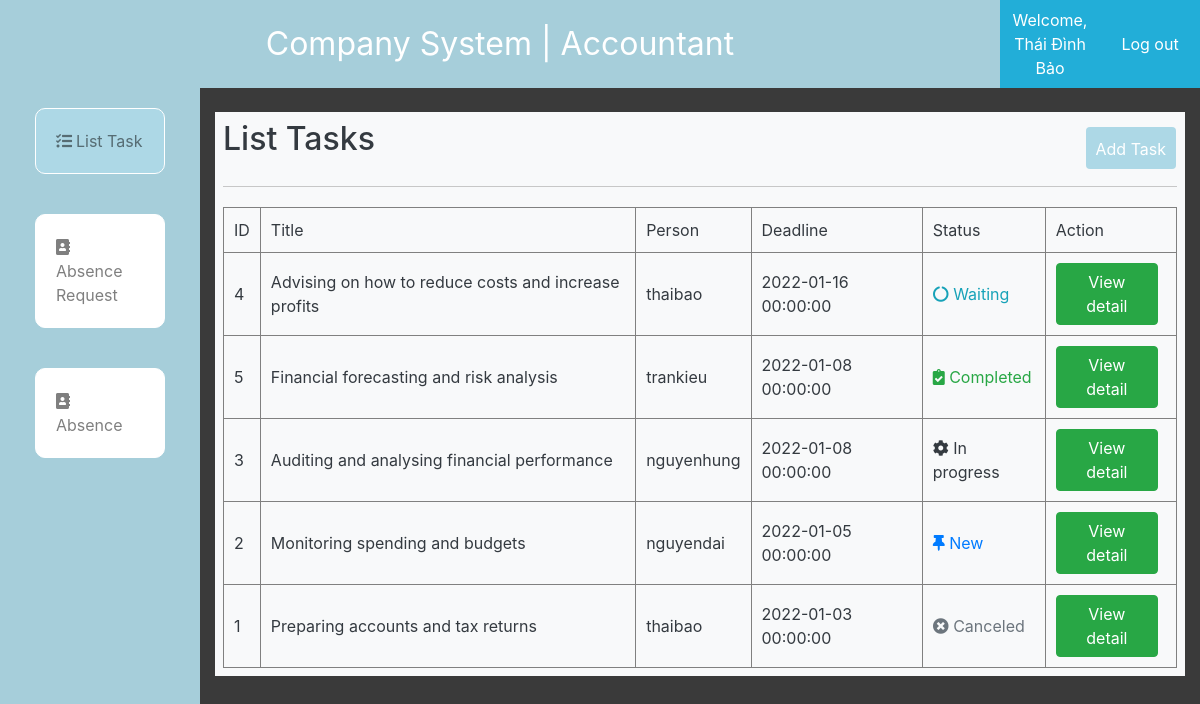
Page /manager/index.php (signed in) on the committed database.
### tables this page shows
CREATE TABLE `employee` (
  `id` int(11) NOT NULL,
  `username` varchar(255) NOT NULL,
  `password` varchar(255) NOT NULL,
  `firstname` varchar(255) NOT NULL,
  `lastname` varchar(255) NOT NULL,
  `role` varchar(255) NOT NULL DEFAULT 'employee',
  `department` varchar(255) DEFAULT NULL,
  `activated` bit(1) DEFAULT b'0',
  `avatar` varchar(255) NOT NULL DEFAULT 'images/user.png',
  `pass_md5` varchar(255) NOT NULL
);

CREATE TABLE `task` (
  `id` int(11) NOT NULL,
  `title` varchar(100) NOT NULL,
  `description` varchar(255) NOT NULL,
  `person` varchar(255) NOT NULL,
  `deadline` datetime NOT NULL,
  `file` varchar(255) NOT NULL,
  `status` varchar(255) NOT NULL DEFAULT 'New'
);

### manager/index.php (the view, shortened to what this page needs)
<?php
	require_once('../admin/db.php');
	$department = get_department_byuser($_SESSION['user'])['department'];
?>
<!DOCTYPE html>
<html lang="en">
<head>
	<link rel="stylesheet" href="https://maxcdn.bootstrapcdn.com/bootstrap/4.5.2/css/bootstrap.min.css">
	<link rel="stylesheet" href="https://use.fontawesome.com/releases/v5.7.2/css/all.css"
>
	<link rel="stylesheet" href="../admin/style2.css">
</head>
<body>
    <div class="container-fluid admin-section-header">
        <div class="row">
			<div class="col-sm-10 col-md-10 col-lg-10 col-xl-10 admin-logo">
				Company System | <?=$department?>
			</div>
			<div class="col-sm-1 col-md-1 col-lg-1 col-xl-1 admin-login-info">
				<a href="account.php">Welcome, <?= $_SESSION['name'] ?></a>
			</div>
			<div class="col-sm-1 col-md-1 col-lg-1 col-xl-1 admin-login-info">
				<a href="../logout.php">Log out</a>
			</div>
		</div>
		<div class="row h-100">
			<div class="  col-md-2 col-lg-2 col-xl-2  admin-section1">
				<nav class="  navbar-expand-lg navbar-light  ">
					<div class="collapse navbar-collapse" id="navbarSupportedContent">
						<ul class="navbar-nav" style="flex-direction: column;">
							<li class="nav-item active-menu">
								<a class="nav-link p20" href="index.php"><i class="fas fa-tasks"></i>List Task</a>
							</li>
							<li class="nav-item">
								<a class="nav-link p20" href="dayoff.php"><i class="fas fa-address-book"></i>  Absence Request</a>
							</li>
							<li class="nav-item">
								<a class="nav-link p20" href="absence.php"><i class="fas fa-address-book"></i>  Absence </a>
							</li>
						</ul>
					</div>
				</nav>
			</div>
			<div class="col-md-10 col-lg-10 col-xl-10  ">
				<div class="bg-light mt-4 text-dark p-2">
					<div class="admin-panel-section-header">
						<h2>List Tasks</h2>
						<a class="addbtn"  href="add_task.php">Add Task</a>
					</div>
					<table class="table-hover" cellpadding="10" cellspacing="10" border="1" style="width: 100%; margin-top:20px">
						<tr class="header">
							<td>ID</td>
							<td>Title</td>
							<td>Person</td>
							<td>Deadline</td>
							<td>Status</td>
							<td>Action</td>
						</tr>
						<tbody id="tbody">
							<?php
								$result = get_tasks($department);
								if($result['code'] == 0){
									$data = $result['data'];
									foreach($data as $row){
										?>
										<tr class="item">
											<td><?= $row['id'] ?></td>
											<td><?= $row['title'] ?></td>
											<td><?= $row['person'] ?></td>
											<td><?= $row['deadline'] ?></td>
											<?=status_ui($row['status'])?>
											<td >
												<a href="task_detail.php?id=<?= $row['id']?>" class="btn btn-success">View detail</a>
											</td>
										</tr>
										<?php
									}
								}
							?>
						</tbody>
					</table>
				</div>
			</div>
		</div>
    </div>
</body>
</html>

### admin/db.php (shortened to what this page needs)
<?php
    function open_database(){
        $conn = new mysqli(HOST,USER,PASS,DB);
        return $conn;
    }
    function status_ui($status){
        if($status=='New'){
            echo "<td class='text-primary'><i class='fas fa-thumbtack'></i> New</td>";
        }
        if($status=='In progress'){
            echo "<td><i class='fas fa-cog fa-spin'></i> In progress</td>";
        }
        if($status=='Waiting'){
            echo "<td class='text-info'><i class='fas fa-circle-notch fa-spin'></i> Waiting</td>";
        }
        if($status=='Completed'){
            echo "<td class='text-success'><i class='fas fa-clipboard-check'></i> Completed</td>";
        }
        if($status=='Canceled'){
            echo "<td class='text-muted'><i class='fas fa-times-circle'></i> Canceled</td>";
        }
    }
    function get_tasks($department){
        $sql = "select t.id,t.title,t.person,t.deadline,t.status from task t,employee e where e.department = ? AND t.person = e.username ORDER BY t.deadline DESC";
        $conn = open_database();
        $stm = $conn->prepare($sql);
        $stm->bind_param('s',$department);
        if(!$stm->execute()){
            return array('code'=>1,'error'=>'Command not execute');
        }
        $result = $stm->get_result();
        $data = array();
        if($result->num_rows==0){
            return array('code'=>2,'error'=>'Database is empty');
        }else{
            while($row = $result->fetch_assoc()){
                $data[] = $row;
            }
        }
        return array('code'=>0,'data'=>$data);
    }
    function get_department_byuser($user){
        $sql = "select department from employee where username = ? ";
        $conn = open_database();
        $stm = $conn->prepare($sql);
        $stm->bind_param('s',$user);
        if(!$stm->execute()){
            return array('code'=>1,'error'=>'Command not execute');
        }
        $result = $stm->get_result();
        $data = $result->fetch_assoc();
        return $data;
    }
?>

### admin/style2.css (style rules this page uses)
* { margin: 0; padding: 0; box-sizing: border-box; }
body { background-color: lightblue; height: 100vh; }
.admin-section-header { color: #FFF; background-color: #3a3a3a; }
.admin-logo { text-align: center; padding: 20px; background-color: #a6ceda; font-size: 2rem; }
.admin-login-info { background-color: #22aed8; display: flex; justify-content: center; text-align: center; align-items: center; }
.admin-login-info a { color: white !important; }
.h-100 { height: 100vh !important; }
.admin-section1 { background-color: #a6ceda; }
.admin-section1 ul li { list-style: none; color: black; transition: all 0.3s ease; position: relative; cursor: pointer; border: 1px solid white; background-color: white; margin: 20px 20px; border-radius: 10px; }
.p20 { padding: 20px !important; align-items: center; overflow-x: hidden; }
.p20 i { margin-right: 4px; }
td { padding: 10px ; }
.addbtn { position: absolute; right: 24px; border-radius: 4px; border: none; padding: 10px; margin-top: 10px; text-align: center; background-color: lightblue; color: #FFF; transition: all 0.7s ease; cursor: pointer; height: 42px; }
.admin-panel-section-header { display: flex; align-items: center; justify-content: flex-start; padding-bottom: 20px; border-bottom: #c7c7c7 1px solid; }
.active-menu { background-color: lightblue !important; }
.btn { margin-right: 8px !important; }

### rows in the picture
employee: department "Accountant"
task: id "4", title "Advising on how to reduce costs and increase profits", person "thaibao", deadline "2022-01-16 00:00:00", status "Waiting" (drawn)
task: id "5", title "Financial forecasting and risk analysis", person "trankieu", deadline "2022-01-08 00:00:00", status "Completed" (drawn)
task: id "3", title "Auditing and analysing financial performance", person "nguyenhung", deadline "2022-01-08 00:00:00", status "In progress" (drawn)
task: id "2", title "Monitoring spending and budgets", person "nguyendai", deadline "2022-01-05 00:00:00", status "New" (drawn)
task: id "1", title "Preparing accounts and tax returns", person "thaibao", deadline "2022-01-03 00:00:00", status "Canceled" (drawn)

### other values in the picture
$_SESSION['name'] "Thái Đình Bảo"
